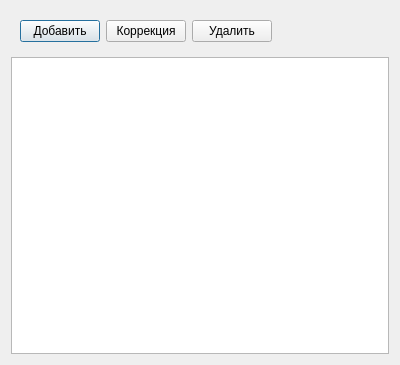
<?xml version="1.0" encoding="UTF-8"?>
<ui version="4.0">
 <class>DialogRefEdit</class>
 <widget class="QDialog" name="DialogRefEdit">
  <property name="geometry">
   <rect>
    <x>0</x>
    <y>0</y>
    <width>400</width>
    <height>365</height>
   </rect>
  </property>
  <property name="windowTitle">
   <string>Dialog</string>
  </property>
  <layout class="QVBoxLayout" name="verticalLayout">
   <item>
    <widget class="QWidget" name="widget" native="true">
     <layout class="QHBoxLayout" name="horizontalLayout">
      <item>
       <widget class="QPushButton" name="butAdd">
        <property name="text">
         <string>Добавить</string>
        </property>
       </widget>
      </item>
      <item>
       <widget class="QPushButton" name="butEdit">
        <property name="text">
         <string>Коррекция</string>
        </property>
       </widget>
      </item>
      <item>
       <widget class="QPushButton" name="butDel">
        <property name="text">
         <string>Удалить</string>
        </property>
       </widget>
      </item>
      <item>
       <spacer name="horizontalSpacer">
        <property name="orientation">
         <enum>Qt::Horizontal</enum>
        </property>
        <property name="sizeHint" stdset="0">
         <size>
          <width>40</width>
          <height>20</height>
         </size>
        </property>
       </spacer>
      </item>
     </layout>
    </widget>
   </item>
   <item>
    <widget class="QTableView" name="tableView"/>
   </item>
  </layout>
 </widget>
 <resources/>
 <connections/>
</ui>
